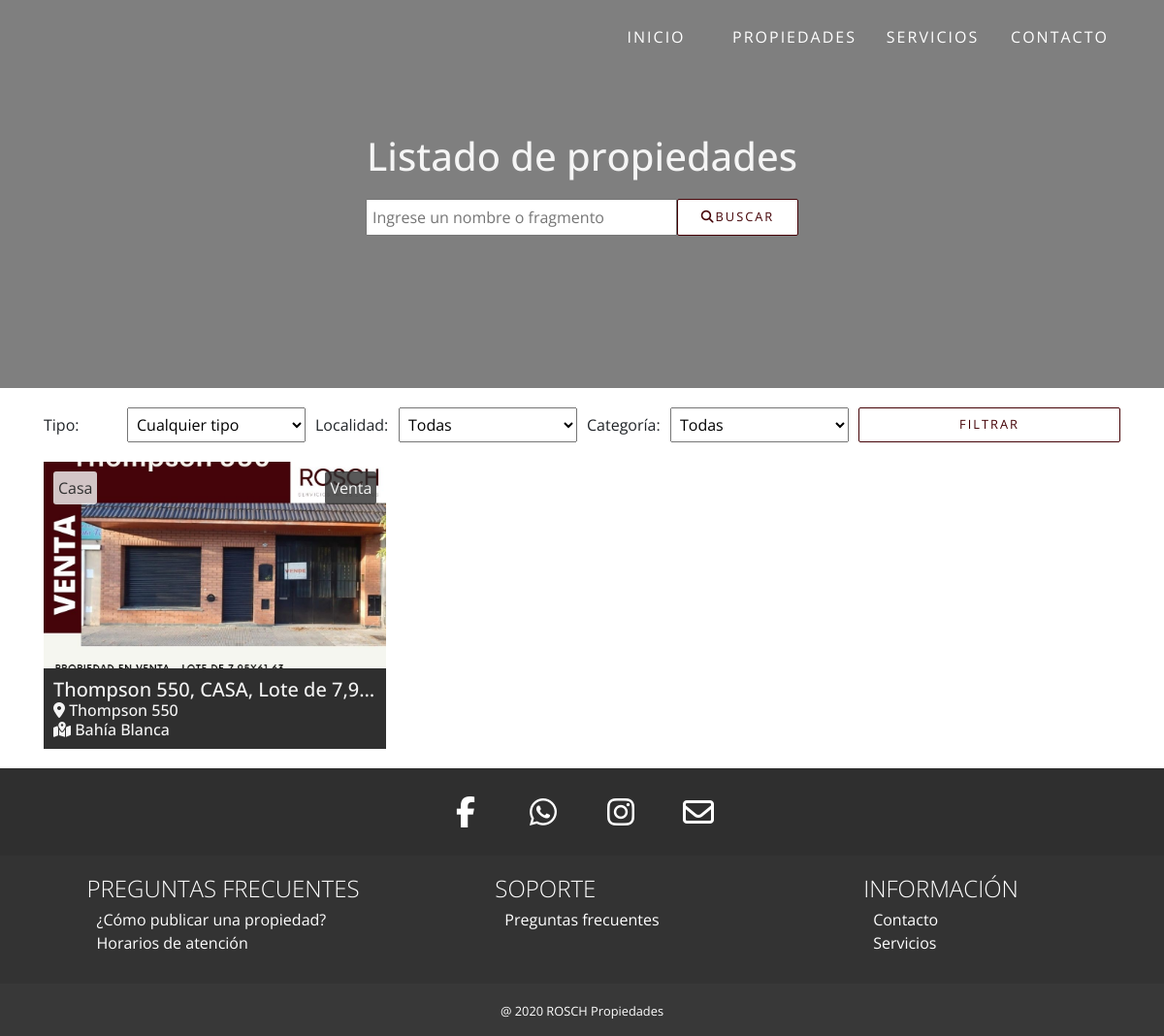
The page /propiedades.php?Nombre=Thompson 550, CASA, Lote de 7,95X61,63 on the database its author committed.
### tables this page shows
CREATE TABLE `propiedades` (
  `ID_Propiedad` int(11) NOT NULL,
  `Título` varchar(255) NOT NULL,
  `Dirección` varchar(255) NOT NULL,
  `ID_Tipo` tinyint(4) NOT NULL,
  `Piso` tinyint(4) DEFAULT NULL,
  `Departamento` varchar(20) DEFAULT NULL,
  `Descripción` text DEFAULT NULL,
  `Localidad` varchar(255) NOT NULL,
  `Categoría` varchar(255) NOT NULL
);

CREATE TABLE `tipos_propiedades` (
  `ID_Tipo` tinyint(11) NOT NULL,
  `Nombre_Tipo` varchar(255) NOT NULL
);

### propiedades.php (the view, shortened to what this page needs)
<?php
require_once("conexion.php");
if (empty($_GET)) {
	$consulta = $conexionBD->prepare("SELECT propiedades.ID_Propiedad, propiedades.Título, propiedades.Dirección, tipos_propiedades.Nombre_Tipo AS Tipo, propiedades.Piso, propiedades.Departamento, propiedades.Descripción, propiedades.Localidad, propiedades.Categoría FROM propiedades INNER JOIN tipos_propiedades ON propiedades.ID_Tipo = tipos_propiedades.ID_Tipo WHERE Categoría!='No disponible'");
	$consulta->execute();
	$resultados = $consulta->fetchAll();
} else if(isset($_GET['Nombre'])) {
	$consulta = $conexionBD->prepare("SELECT propiedades.ID_Propiedad, propiedades.Título, propiedades.Dirección, tipos_propiedades.Nombre_Tipo AS Tipo, propiedades.Piso, propiedades.Departamento, propiedades.Descripción, propiedades.Localidad, propiedades.Categoría FROM propiedades INNER JOIN tipos_propiedades ON propiedades.ID_Tipo = tipos_propiedades.ID_Tipo WHERE Título LIKE ?");
	$consulta->execute(array("%" . $_GET['Nombre'] . "%"));
	$resultados = $consulta->fetchAll();
}
?>
<!DOCTYPE html>
<html lang="en">
<head>
	<link rel="stylesheet" href="https://stackpath.bootstrapcdn.com/bootstrap/4.5.2/css/bootstrap.min.css">
	<link href='https://cdn.jsdelivr.net/npm/boxicons@2.0.5/css/boxicons.min.css' rel='stylesheet'>
	<link rel="stylesheet" href="css/master.css">
	<link rel="stylesheet" href="css/propiedades.css">
</head>
<body>
	<div class="intro">
		<div class="container">
			<h1>Listado de propiedades</h1>
			<form action="">
				<input type="text" name="Nombre" placeholder="Ingrese un nombre o fragmento">
				<button class="button"><i class="fas fa-search"></i><span>Buscar</span></button>
			</form>
		</div>
	</div>
	<section class="propiedades">
		<div class="filtros">
			<div class="container">
				<form class="grid-wrapper" method="GET">
					<label>
						<span>Tipo:</span>
						<select name="Tipo">
							<option value="">Cualquier tipo</option>
							<?php
								$tipos = $conexionBD->prepare("SELECT * FROM tipos_propiedades;");
								$tipos->execute();
								$tipos = $tipos->fetchAll();
							?>
						</select>
					</label>
					<label>
						<span>Localidad:</span>
						<select name="Localidad">
							<option value="">Todas</option>
						</select>
					</label>
					<label>
						<span>Categoría:</span>
						<select name="Categoría">
							<option value="Ambas">Todas</option>
						</select>
					</label>
					<button class="button">Filtrar</button>
				</form>
			</div>
		</div>
		<div class="container">
		<?php foreach ($resultados as $resultado => $propiedad): ?>
			<div class="propiedad">
				<a class="cat" href="<?php echo 'propiedades.php?Tipo=&Localidad=&Categoría=' . $propiedad['Categoría']; ?>">
					<?php echo $propiedad['Categoría']; ?>
				</a>
				<?php foreach ($tipos as $resultado => $nombre): ?>
					<?php if ($nombre['Nombre_Tipo'] == $propiedad['Tipo']): ?>
						<a class="type" href="propiedades.php?Tipo=<?php echo $nombre['ID_Tipo'] ?>&Localidad=&Categoría=Ambas"> <?php echo $propiedad['Tipo']; ?> </a>
					<?php endif; ?>
				<?php endforeach; ?>
				<a href="detalles.php?Propiedad=<?php echo $propiedad['ID_Propiedad'] ?>" class="detail-link">
					<div class="back" style="background-image: url('imgs/propiedades/<?php echo $propiedad['Título']; ?>/<?php echo scandir("imgs/propiedades/{$propiedad['Título']}")[2]; ?>'); background-position: center; background-size: cover; background-repeat: no-repeat;"></div>
					<div class="desc">
						<h5 title="<?php echo $propiedad['Título']; ?>"><?php echo $propiedad['Título']; ?></h6>
						<h6 title="<?php echo $propiedad['Dirección']; ?>"><i class="fas fa-map-marker-alt"></i> <?php echo $propiedad['Dirección']; ?></h6>
						<h6 title="<?php echo $propiedad['Localidad']; ?>"><i class="fas fa-map-marked-alt"></i> <?php echo $propiedad['Localidad']; ?></h6>
					</div>
				</a>
			</div>
		<?php endforeach; ?>
		</div>
	</section>
</body>
</html>

### rows shown on the page
propiedades: Categoría "Venta", Título (picture), Título "Thompson 550, CASA, Lote de 7,9…", Dirección "Thompson 550", Localidad "Bahía Blanca"
tipos_propiedades: Nombre_Tipo "Casa"
